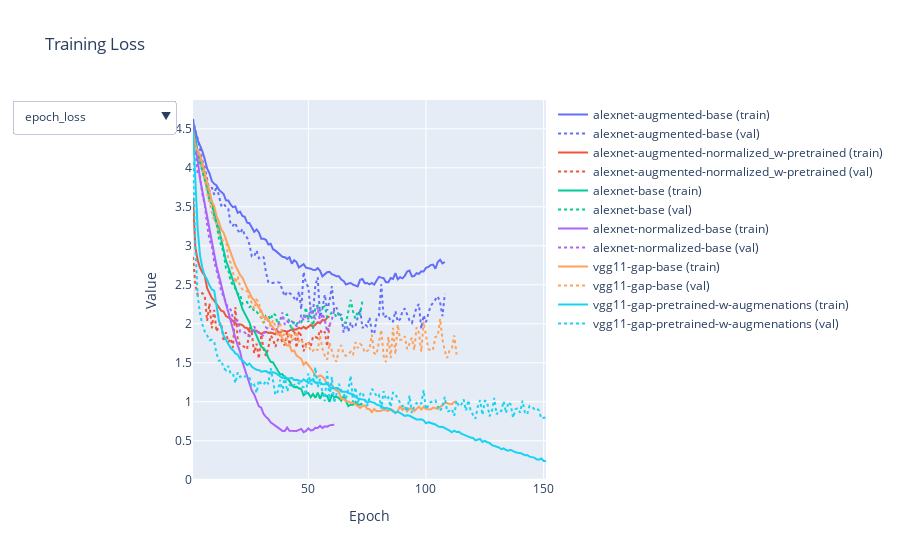

This figure's notebook cell:
### Markdown cell above
## Metrics per epoch for train and validation datasets

### Code cell
# Flatten dict into dataframe
rows = []
datasets = ["train", "val"]
for exp, parts in logs_dict.items():
    for metric, values in parts["train"].items():
        for epoch, val in enumerate(values, 1):
            rows.append({
                "dataset": "train",
                "experiment": exp,
                "metric": metric,
                "epoch": epoch,
                "value": val
            })
    for metric, values in parts["val"].items():
        for epoch, val in enumerate(values, 1):
            rows.append({
                "dataset": "val",
                "experiment": exp,
                "metric": metric,
                "epoch": epoch,
                "value": val
            })

df = pd.DataFrame(rows)

experiments = df["experiment"].unique()
metrics = ['epoch_loss', 'epoch_accuracy', 'epoch_top-5-accuracy']

# Assign consistent colors
colors = px.colors.qualitative.Plotly
color_map = {exp: colors[i % len(colors)] for i, exp in enumerate(experiments)}

fig = go.Figure()

# Add traces for all metrics and datasets
for metric in metrics:
    for exp in experiments:
        for dataset in datasets:
            subset = df[(df["metric"] == metric) & 
                        (df["experiment"] == exp) & 
                        (df["dataset"] == dataset)]
            fig.add_trace(go.Scatter(
                x=subset["epoch"],
                y=subset["value"],
                mode="lines",
                name=f"{exp} ({dataset})",
                line=dict(
                    color=color_map[exp],
                    dash='dot' if dataset == "val" else 'solid'
                ),
                visible=(metric == 'epoch_loss')  # initially show loss
            ))

# Build visibility mapping for dropdown
n_experiments = len(experiments)
visibility_map = []

for metric in metrics:
    visible = [False] * (len(metrics) * n_experiments * len(datasets))
    start_idx = metrics.index(metric) * n_experiments * len(datasets)
    end_idx = start_idx + n_experiments * len(datasets)
    for i in range(start_idx, end_idx):
        visible[i] = True
    visibility_map.append(visible)

# Create dropdown menu
fig.update_layout(
    updatemenus=[{
        "buttons": [
            {
                "label": metric,
                "method": "update",
                "args": [
                    {"visible": vis},
                    {"title": f"{metric.replace('epoch_', '').capitalize()} per Experiment"}
                ]
            } for metric, vis in zip(metrics, visibility_map)
        ],
        "direction": "down",
        "showactive": True,
    }],
    title="Training Loss",
    xaxis_title="Epoch",
    yaxis_title="Value"
)

fig.show()
